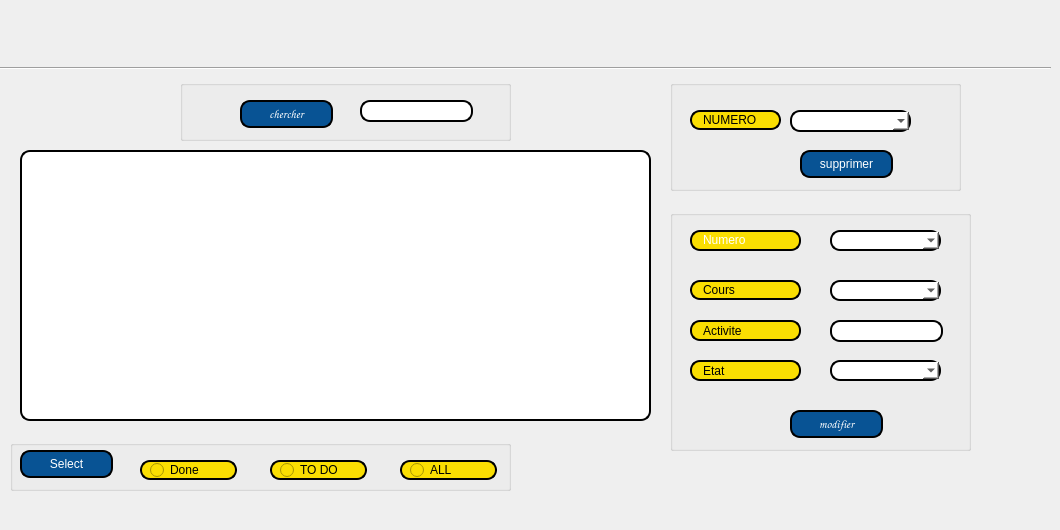
     <widget class="QWidget" name="tab_15">
      <attribute name="title">
       <string>afficher</string>
      </attribute>
      <widget class="QTableView" name="activiteView">
       <property name="geometry">
        <rect>
         <x>20</x>
         <y>150</y>
         <width>631</width>
         <height>271</height>
        </rect>
       </property>
       <property name="styleSheet">
        <string notr="true">border: 2px solid black;
border-radius: 10px;
padding: 0 8px;
background: white;
selection-background-color: gray;
</string>
       </property>
      </widget>
      <widget class="QRadioButton" name="trie_toDo">
       <property name="geometry">
        <rect>
         <x>270</x>
         <y>460</y>
         <width>97</width>
         <height>20</height>
        </rect>
       </property>
       <property name="styleSheet">
        <string notr="true">border: 2px solid black;
font: 75 8pt &quot;MS Shell Dlg 2&quot;;
border-radius: 10px;
padding: 0 8px;
background: #fade02;
font: bold, &quot;Comic Sans MS&quot;;;
text-align:center;
</string>
       </property>
       <property name="text">
        <string>TO DO</string>
       </property>
      </widget>
      <widget class="QRadioButton" name="trie_done">
       <property name="geometry">
        <rect>
         <x>140</x>
         <y>460</y>
         <width>97</width>
         <height>20</height>
        </rect>
       </property>
       <property name="styleSheet">
        <string notr="true">border: 2px solid black;
font: 75 8pt &quot;MS Shell Dlg 2&quot;;
border-radius: 10px;
padding: 0 8px;
background: #fade02;
font: bold, &quot;Comic Sans MS&quot;;;
text-align:center;
</string>
       </property>
       <property name="text">
        <string>Done</string>
       </property>
      </widget>
      <widget class="QPushButton" name="trier_activite">
       <property name="geometry">
        <rect>
         <x>20</x>
         <y>450</y>
         <width>93</width>
         <height>28</height>
        </rect>
       </property>
       <property name="styleSheet">
        <string notr="true">border: 2px solid black;
border-radius: 10px;
padding: 0 8px;
color: rgb(255, 255, 255);
background:#085394	;
font: bold, &quot;Comic Sans MS&quot;;
</string>
       </property>
       <property name="text">
        <string>Select</string>
       </property>
      </widget>
      <widget class="QLabel" name="background_9">
       <property name="geometry">
        <rect>
         <x>0</x>
         <y>-20</y>
         <width>1051</width>
         <height>521</height>
        </rect>
       </property>
       <property name="text">
        <string/>
       </property>
      </widget>
      <widget class="Line" name="line_9">
       <property name="geometry">
        <rect>
         <x>0</x>
         <y>60</y>
         <width>1051</width>
         <height>16</height>
        </rect>
       </property>
       <property name="orientation">
        <enum>Qt::Horizontal</enum>
       </property>
      </widget>
      <widget class="QRadioButton" name="trie_all">
       <property name="geometry">
        <rect>
         <x>400</x>
         <y>460</y>
         <width>97</width>
         <height>20</height>
        </rect>
       </property>
       <property name="styleSheet">
        <string notr="true">border: 2px solid black;
font: 75 8pt &quot;MS Shell Dlg 2&quot;;
border-radius: 10px;
padding: 0 8px;
background: #fade02;
font: bold, &quot;Comic Sans MS&quot;;;
text-align:center;
</string>
       </property>
       <property name="text">
        <string>ALL</string>
       </property>
      </widget>
      <widget class="QPushButton" name="supprimer_activite">
       <property name="geometry">
        <rect>
         <x>800</x>
         <y>150</y>
         <width>93</width>
         <height>28</height>
        </rect>
       </property>
       <property name="styleSheet">
        <string notr="true">border: 2px solid black;
border-radius: 10px;
padding: 0 8px;
color: rgb(255, 255, 255);
background:#085394	;
font: bold, &quot;Comic Sans MS&quot;;
</string>
       </property>
       <property name="text">
        <string>supprimer</string>
       </property>
      </widget>
      <widget class="QLabel" name="label_20">
       <property name="geometry">
        <rect>
         <x>690</x>
         <y>110</y>
         <width>91</width>
         <height>20</height>
        </rect>
       </property>
       <property name="styleSheet">
        <string notr="true">border: 2px solid black;
font: 75 8pt &quot;MS Shell Dlg 2&quot;;
border-radius: 10px;
padding: 0 8px;
background: #fade02;
font: bold, &quot;Comic Sans MS&quot;;;
text-align:center;
</string>
       </property>
       <property name="text">
        <string>NUMERO</string>
       </property>
      </widget>
      <widget class="QComboBox" name="comboBox_supprimer_activiter">
       <property name="geometry">
        <rect>
         <x>790</x>
         <y>110</y>
         <width>121</width>
         <height>22</height>
        </rect>
       </property>
       <property name="styleSheet">
        <string notr="true">border: 2px solid black;
border-radius: 10px;
padding: 0 8px;
background: white;
selection-background-color: gray;
</string>
       </property>
      </widget>
      <widget class="QLabel" name="label_21">
       <property name="geometry">
        <rect>
         <x>690</x>
         <y>280</y>
         <width>111</width>
         <height>20</height>
        </rect>
       </property>
       <property name="styleSheet">
        <string notr="true">border: 2px solid black;
font: 75 8pt &quot;MS Shell Dlg 2&quot;;
border-radius: 10px;
padding: 0 8px;
background: #fade02;
font: bold, &quot;Comic Sans MS&quot;;;
text-align:center;
</string>
       </property>
       <property name="text">
        <string>Cours</string>
       </property>
      </widget>
      <widget class="QLabel" name="label_28">
       <property name="geometry">
        <rect>
         <x>690</x>
         <y>230</y>
         <width>111</width>
         <height>21</height>
        </rect>
       </property>
       <property name="palette">
        <palette>
         <active>
          <colorrole role="WindowText">
           <brush brushstyle="SolidPattern">
            <color alpha="255">
             <red>255</red>
             <green>255</green>
             <blue>255</blue>
            </color>
           </brush>
          </colorrole>
          <colorrole role="Button">
           <brush brushstyle="SolidPattern">
            <color alpha="255">
             <red>250</red>
             <green>222</green>
             <blue>2</blue>
            </color>
           </brush>
          </colorrole>
          <colorrole role="Text">
           <brush brushstyle="SolidPattern">
            <color alpha="255">
             <red>255</red>
             <green>255</green>
             <blue>255</blue>
            </color>
           </brush>
          </colorrole>
          <colorrole role="ButtonText">
           <brush brushstyle="SolidPattern">
            <color alpha="255">
             <red>255</red>
             <green>255</green>
             <blue>255</blue>
            </color>
           </brush>
          </colorrole>
          <colorrole role="Base">
           <brush brushstyle="SolidPattern">
            <color alpha="255">
             <red>250</red>
             <green>222</green>
             <blue>2</blue>
            </color>
           </brush>
          </colorrole>
          <colorrole role="Window">
           <brush brushstyle="SolidPattern">
            <color alpha="255">
             <red>250</red>
             <green>222</green>
             <blue>2</blue>
            </color>
           </brush>
          </colorrole>
          <colorrole role="PlaceholderText">
           <brush brushstyle="NoBrush">
            <color alpha="128">
             <red>255</red>
             <green>255</green>
             <blue>255</blue>
            </color>
           </brush>
          </colorrole>
         </active>
         <inactive>
          <colorrole role="WindowText">
           <brush brushstyle="SolidPattern">
            <color alpha="255">
             <red>255</red>
             <green>255</green>
             <blue>255</blue>
            </color>
           </brush>
          </colorrole>
          <colorrole role="Button">
           <brush brushstyle="SolidPattern">
            <color alpha="255">
             <red>250</red>
             <green>222</green>
             <blue>2</blue>
            </color>
           </brush>
          </colorrole>
          <colorrole role="Text">
           <brush brushstyle="SolidPattern">
            <color alpha="255">
             <red>255</red>
             <green>255</green>
             <blue>255</blue>
            </color>
           </brush>
          </colorrole>
          <colorrole role="ButtonText">
           <brush brushstyle="SolidPattern">
            <color alpha="255">
             <red>255</red>
             <green>255</green>
             <blue>255</blue>
            </color>
           </brush>
          </colorrole>
          <colorrole role="Base">
           <brush brushstyle="SolidPattern">
            <color alpha="255">
             <red>250</red>
             <green>222</green>
             <blue>2</blue>
            </color>
           </brush>
          </colorrole>
          <colorrole role="Window">
           <brush brushstyle="SolidPattern">
            <color alpha="255">
             <red>250</red>
             <green>222</green>
             <blue>2</blue>
            </color>
           </brush>
          </colorrole>
          <colorrole role="PlaceholderText">
           <brush brushstyle="NoBrush">
            <color alpha="128">
             <red>255</red>
             <green>255</green>
             <blue>255</blue>
            </color>
           </brush>
          </colorrole>
         </inactive>
         <disabled>
          <colorrole role="WindowText">
           <brush brushstyle="SolidPattern">
            <color alpha="255">
             <red>255</red>
             <green>255</green>
             <blue>255</blue>
            </color>
           </brush>
          </colorrole>
          <colorrole role="Button">
           <brush brushstyle="SolidPattern">
            <color alpha="255">
             <red>250</red>
             <green>222</green>
             <blue>2</blue>
            </color>
           </brush>
          </colorrole>
          <colorrole role="Text">
           <brush brushstyle="SolidPattern">
            <color alpha="255">
             <red>255</red>
             <green>255</green>
             <blue>255</blue>
            </color>
           </brush>
          </colorrole>
          <colorrole role="ButtonText">
           <brush brushstyle="SolidPattern">
            <color alpha="255">
             <red>255</red>
             <green>255</green>
             <blue>255</blue>
            </color>
           </brush>
          </colorrole>
          <colorrole role="Base">
           <brush brushstyle="SolidPattern">
            <color alpha="255">
             <red>250</red>
             <green>222</green>
             <blue>2</blue>
            </color>
           </brush>
          </colorrole>
          <colorrole role="Window">
           <brush brushstyle="SolidPattern">
            <color alpha="255">
             <red>250</red>
             <green>222</green>
             <blue>2</blue>
            </color>
           </brush>
          </colorrole>
          <colorrole role="PlaceholderText">
           <brush brushstyle="NoBrush">
            <color alpha="128">
             <red>255</red>
             <green>255</green>
             <blue>255</blue>
            </color>
           </brush>
          </colorrole>
         </disabled>
        </palette>
       </property>
       <property name="mouseTracking">
        <bool>false</bool>
       </property>
       <property name="focusPolicy">
        <enum>Qt::ClickFocus</enum>
       </property>
       <property name="contextMenuPolicy">
        <enum>Qt::PreventContextMenu</enum>
       </property>
       <property name="styleSheet">
        <string notr="true">border: 2px solid black;
font: 75 8pt &quot;MS Shell Dlg 2&quot;;
border-radius: 10px;
padding: 0 8px;
background: #fade02;
font: bold, &quot;Comic Sans MS&quot;;;
text-align:center;
</string>
       </property>
       <property name="text">
        <string>Numero</string>
       </property>
      </widget>
      <widget class="QComboBox" name="etat_modifier">
       <property name="geometry">
        <rect>
         <x>830</x>
         <y>360</y>
         <width>111</width>
         <height>21</height>
        </rect>
       </property>
       <property name="styleSheet">
        <string notr="true">border: 2px solid black;
border-radius: 10px;
padding: 0 8px;
background: white;
selection-background-color: gray;

</string>
       </property>
      </widget>
      <widget class="QLineEdit" name="activite_modifier">
       <property name="geometry">
        <rect>
         <x>830</x>
         <y>320</y>
         <width>113</width>
         <height>22</height>
        </rect>
       </property>
       <property name="styleSheet">
        <string notr="true">border: 2px solid black;
border-radius: 10px;
padding: 0 8px;
background: white;
selection-background-color: gray;
</string>
       </property>
      </widget>
      <widget class="QComboBox" name="cours_modifier">
       <property name="geometry">
        <rect>
         <x>830</x>
         <y>280</y>
         <width>111</width>
         <height>21</height>
        </rect>
       </property>
       <property name="styleSheet">
        <string notr="true">border: 2px solid black;
border-radius: 10px;
padding: 0 8px;
background: white;
selection-background-color: gray;
</string>
       </property>
      </widget>
      <widget class="QLabel" name="label_29">
       <property name="geometry">
        <rect>
         <x>690</x>
         <y>360</y>
         <width>111</width>
         <height>21</height>
        </rect>
       </property>
       <property name="styleSheet">
        <string notr="true">border: 2px solid black;
font: 75 8pt &quot;MS Shell Dlg 2&quot;;
border-radius: 10px;
padding: 0 8px;
background: #fade02;
font: bold, &quot;Comic Sans MS&quot;;;
text-align:center;
</string>
       </property>
       <property name="text">
        <string>Etat</string>
       </property>
      </widget>
      <widget class="QLabel" name="label_30">
       <property name="geometry">
        <rect>
         <x>690</x>
         <y>320</y>
         <width>111</width>
         <height>21</height>
        </rect>
       </property>
       <property name="styleSheet">
        <string notr="true">border: 2px solid black;
font: 75 8pt &quot;MS Shell Dlg 2&quot;;
border-radius: 10px;
padding: 0 8px;
background: #fade02;
font: bold, &quot;Comic Sans MS&quot;;;
text-align:center;
</string>
       </property>
       <property name="text">
        <string>Activite</string>
       </property>
      </widget>
      <widget class="QPushButton" name="activite_pushButton_modifier">
       <property name="geometry">
        <rect>
         <x>790</x>
         <y>410</y>
         <width>93</width>
         <height>28</height>
        </rect>
       </property>
       <property name="font">
        <font>
         <family>Comic Sans MS</family>
         <weight>75</weight>
         <italic>false</italic>
         <bold>true</bold>
        </font>
       </property>
       <property name="cursor">
        <cursorShape>WaitCursor</cursorShape>
       </property>
       <property name="styleSheet">
        <string notr="true">border: 2px solid black;
border-radius: 10px;
padding: 0 8px;
color: rgb(255, 255, 255);
background:#085394	;
font: bold, &quot;Comic Sans MS&quot;;
</string>
       </property>
       <property name="text">
        <string>modifier</string>
       </property>
      </widget>
      <widget class="QLineEdit" name="nomrecherch">
       <property name="geometry">
        <rect>
         <x>360</x>
         <y>100</y>
         <width>113</width>
         <height>22</height>
        </rect>
       </property>
       <property name="styleSheet">
        <string notr="true">border: 2px solid black;
border-radius: 10px;
padding: 0 8px;
background: white;
selection-background-color: gray;
</string>
       </property>
      </widget>
      <widget class="QPushButton" name="chercher_activite">
       <property name="geometry">
        <rect>
         <x>240</x>
         <y>100</y>
         <width>93</width>
         <height>28</height>
        </rect>
       </property>
       <property name="font">
        <font>
         <family>Comic Sans MS</family>
         <weight>75</weight>
         <italic>false</italic>
         <bold>true</bold>
        </font>
       </property>
       <property name="cursor">
        <cursorShape>WaitCursor</cursorShape>
       </property>
       <property name="styleSheet">
        <string notr="true">border: 2px solid black;
border-radius: 10px;
padding: 0 8px;
color: rgb(255, 255, 255);
background:#085394	;
font: bold, &quot;Comic Sans MS&quot;;
</string>
       </property>
       <property name="text">
        <string>chercher</string>
       </property>
      </widget>
      <widget class="QComboBox" name="num_modifier">
       <property name="geometry">
        <rect>
         <x>830</x>
         <y>230</y>
         <width>111</width>
         <height>21</height>
        </rect>
       </property>
       <property name="styleSheet">
        <string notr="true">border: 2px solid black;
border-radius: 10px;
padding: 0 8px;
background: white;
selection-background-color: gray;
</string>
       </property>
      </widget>
      <widget class="QGroupBox" name="groupBox_11">
       <property name="geometry">
        <rect>
         <x>180</x>
         <y>80</y>
         <width>331</width>
         <height>61</height>
        </rect>
       </property>
       <property name="title">
        <string/>
       </property>
      </widget>
      <widget class="QGroupBox" name="groupBox_12">
       <property name="geometry">
        <rect>
         <x>670</x>
         <y>80</y>
         <width>291</width>
         <height>111</height>
        </rect>
       </property>
       <property name="title">
        <string/>
       </property>
      </widget>
      <widget class="QGroupBox" name="groupBox_13">
       <property name="geometry">
        <rect>
         <x>670</x>
         <y>210</y>
         <width>301</width>
         <height>241</height>
        </rect>
       </property>
       <property name="title">
        <string/>
       </property>
      </widget>
      <widget class="QGroupBox" name="groupBox_14">
       <property name="geometry">
        <rect>
         <x>10</x>
         <y>440</y>
         <width>501</width>
         <height>51</height>
        </rect>
       </property>
       <property name="title">
        <string/>
       </property>
      </widget>
      <zorder>groupBox_11</zorder>
      <zorder>groupBox_14</zorder>
      <zorder>groupBox_13</zorder>
      <zorder>groupBox_12</zorder>
      <zorder>background_9</zorder>
      <zorder>activiteView</zorder>
      <zorder>trie_toDo</zorder>
      <zorder>trie_done</zorder>
      <zorder>trier_activite</zorder>
      <zorder>line_9</zorder>
      <zorder>trie_all</zorder>
      <zorder>supprimer_activite</zorder>
      <zorder>label_20</zorder>
      <zorder>comboBox_supprimer_activiter</zorder>
      <zorder>label_21</zorder>
      <zorder>label_28</zorder>
      <zorder>etat_modifier</zorder>
      <zorder>activite_modifier</zorder>
      <zorder>cours_modifier</zorder>
      <zorder>label_29</zorder>
      <zorder>label_30</zorder>
      <zorder>activite_pushButton_modifier</zorder>
      <zorder>nomrecherch</zorder>
      <zorder>chercher_activite</zorder>
      <zorder>num_modifier</zorder>
     </widget>
